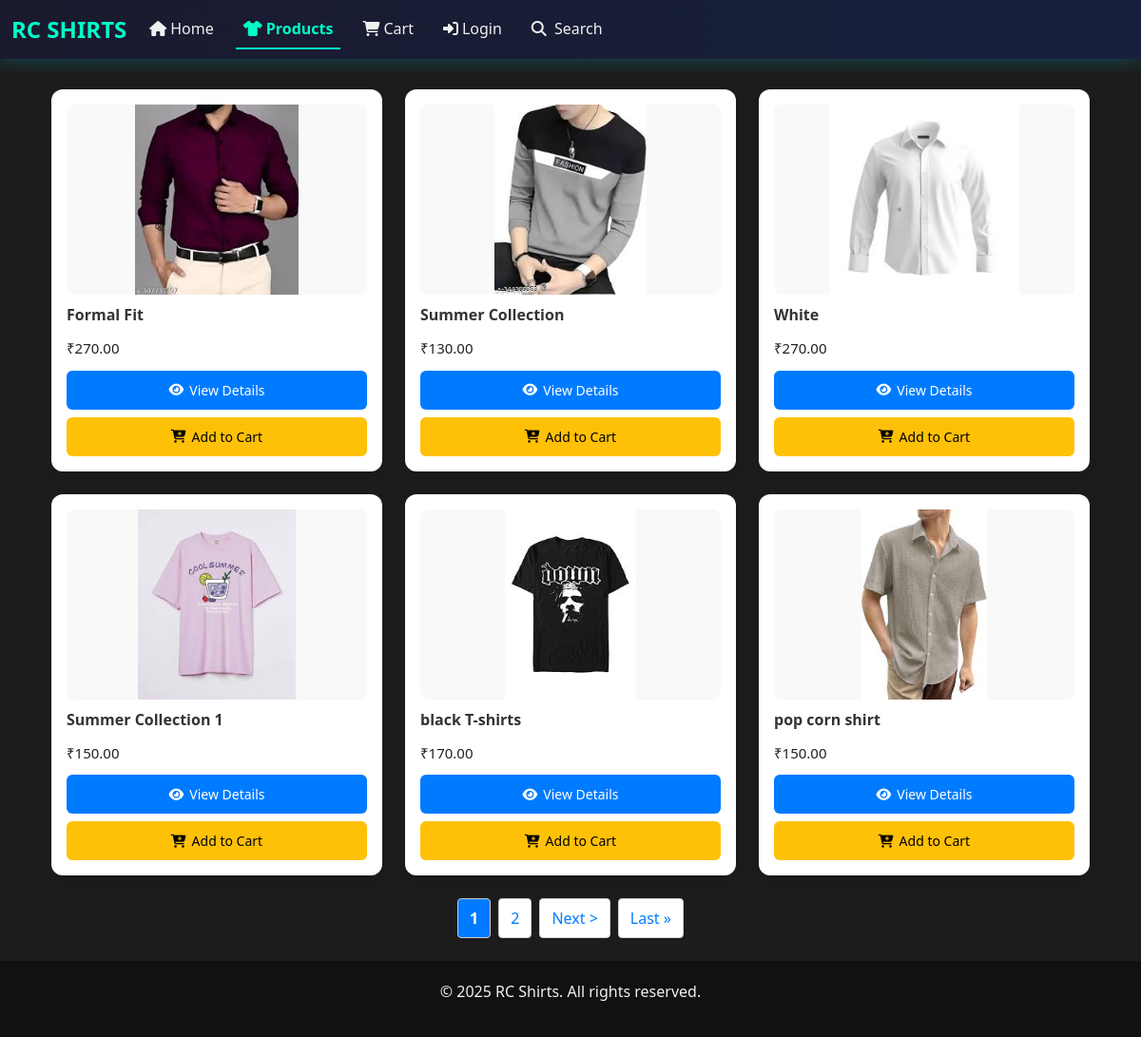
Screenshot of /products/ with the database file from the repository.
### app/models.py (models this page shows, shortened)
class Shirt(models.Model):
    category = models.ForeignKey(Category, on_delete=models.CASCADE, null=False)
    price = models.DecimalField(max_digits=10, decimal_places=2, null=False)
    brand = models.CharField(max_length=100, null=False, unique=True)
    model_name= models.CharField(max_length=100, null=False, unique=True)
    description = models.TextField(null=False)
    image = models.ImageField(upload_to='shirts/',blank=True,null=True)
    stock = models.PositiveIntegerField(default=10)
    created_at = models.DateTimeField(auto_now_add=True)
    updated_at = models.DateTimeField(auto_now=True) # ✅ New field to track inventory

### app/views.py (the view)
# urls.py: path('products/', products, name='products'),
def products(request):
    shirts_list = Shirt.objects.exclude(image='').order_by('id')  # Added order_by for consistent pagination
    paginator = Paginator(shirts_list, 6)  # 6 items per page
    page = request.GET.get('page')
    try:
        shirts = paginator.page(page)
    except PageNotAnInteger:
        shirts = paginator.page(1)
    except EmptyPage:
        shirts = paginator.page(paginator.num_pages)
    context = {'shirts': shirts}
    return render(request, 'app/products.html', context)

### app/templates/app/products.html (shortened to what this page needs)
{% extends "app/base.html" %}
{% block content %}
<link rel="stylesheet" href="https://cdnjs.cloudflare.com/ajax/libs/font-awesome/6.4.0/css/all.min.css">
<div class="container my-4">
  <div class="row g-4">
    {% for shirt in shirts %}
    <div class="col-12 col-sm-6 col-md-4">
      <div class="product-card h-100">
        <div class="product-image-container">
          <img src="{{ shirt.image.url }}" alt="{{ shirt.model_name }}">
        </div>
        <h3 class="product-title">{{ shirt.model_name }}</h3>
        <p class="product-price">₹{{ shirt.price }}</p>
        <div class="button-group">
          <a class="view-btn" href="{% url 'app:details' shirt.id %}">
            <i class="fas fa-eye"></i> View Details
          </a>
          <button class="cart-btn" onclick="addToCart('{{ shirt.id }}', '{{ shirt.model_name }}', {{ shirt.price }}, '{{ shirt.image.url }}')">
            <i class="fas fa-cart-plus"></i> Add to Cart
          </button>
        </div>
      </div>
    </div>
    {% empty %}
    <div class="text-center py-5">
      <i class="fas fa-search fa-2x mb-3 text-muted"></i>
      <h3>No products available</h3>
      <p class="text-muted">Please check back later</p>
    </div>
    {% endfor %}
  </div>
  {% if shirts.paginator.num_pages > 1 %}
  <div class="pagination-container text-center mt-4">
    <div class="pagination d-inline-flex flex-wrap gap-2">
      {% for num in shirts.paginator.page_range %}
        {% if num == shirts.number %}
          <span class="page-link current">{{ num }}</span>
        {% elif num > shirts.number|add:'-3' and num < shirts.number|add:'3' %}
          <a href="?page={{ num }}" class="page-link">{{ num }}</a>
        {% endif %}
      {% endfor %}
      {% if shirts.has_next %}
        <a href="?page={{ shirts.next_page_number }}" class="page-link">Next &gt;</a>
        <a href="?page={{ shirts.paginator.num_pages }}" class="page-link">Last &raquo;</a>
      {% endif %}
    </div>
  </div>
  {% endif %}
</div>
{% endblock %}

### app/templates/app/base.html (shortened to what this page needs)
{% load static %}
<!DOCTYPE html>
<html lang="en">
<head>
    <link href="https://cdn.jsdelivr.net/npm/bootstrap@5.3.0/dist/css/bootstrap.min.css" rel="stylesheet">
    <link rel="stylesheet" href="https://cdnjs.cloudflare.com/ajax/libs/font-awesome/6.5.0/css/all.min.css">
</head>
<body>
    <nav class="navbar navbar-expand-lg navbar-dark fixed-top">
        <div class="container-fluid">
            <a class="navbar-brand" href="{% url 'app:home' %}">RC SHIRTS</a>
            <div class="collapse navbar-collapse" id="navbarNav">
                <ul class="navbar-nav me-auto mb-2 mb-lg-0">
                    <li class="nav-item">
                        <a class="nav-link {% if request.path == '/' %}active{% endif %}" href="{% url 'app:home' %}">
                            <i class="fas fa-home me-1"></i>Home
                        </a>
                    </li>
                    <li class="nav-item">
                        <a class="nav-link {% if request.path == '/products/' %}active{% endif %}" href="{% url 'app:products' %}">
                            <i class="fas fa-tshirt me-1"></i>Products
                        </a>
                    </li>
                    <li class="nav-item position-relative">
                        <a class="nav-link {% if request.path == '/cart/' %}active{% endif %}" href="{% url 'app:cart' %}">
                            <i class="fas fa-shopping-cart me-1"></i>Cart
                        </a>
                    </li>
                    {% if not user.is_authenticated %}
                    <li class="nav-item">
                        <a class="nav-link {% if request.path == '/login/' %}active{% endif %}" href="{% url 'app:login' %}">
                            <i class="fas fa-sign-in-alt me-1"></i>Login
                        </a>
                    </li>
                    {% endif %}
                    <li class="nav-item">
                        <a class="nav-link {% if request.path == '/search/' %}active{% endif %}"
                           href="{% url 'app:search' %}"
                           title="Search Products">
                            <i class="fas fa-search me-1"></i> Search
                        </a>
                    </li>
                </ul>
                <div class="toast-container position-fixed bottom-0 end-0 p-3">
                </div>
            </div>
        </div>
    </nav>
    <div class="container mt-4">
        {% block content %}
        {% endblock %}
    </div>
    <footer class="footer">
        <div class="container">
            <p>&copy; 2025 RC Shirts. All rights reserved.</p>
        </div>
    </footer>
</body>
</html>

### app/templates/app/base.html (style rules this page uses)
:root { --primary-color: #00ffc8; --secondary-color: #ffffff; --background-color: #1c1c1c; --accent-color: #ff00ff; --light-color: #f0f0f0; }
body { background-color: var(--background-color); font-family: 'Segoe UI', Tahoma, Geneva, Verdana, sans-serif; margin: 0; padding-top: 70px; }
.navbar { background: linear-gradient(90deg, #1a1a2e 0%, #16213e 100%); box-shadow: 0 0 20px rgba(0, 204, 255, 0.3); }
.navbar-brand { color: var(--primary-color); font-weight: bold; font-size: 1.5rem; }
.nav-link { color: var(--light-color) !important; margin-right: 15px; transition: all 0.3s; }
.nav-link.active { color: var(--primary-color) !important; font-weight: bold; border-bottom: 2px solid var(--primary-color); }
.footer { color: var(--light-color); text-align: center; padding: 20px 0; background-color: #111; position: relative; bottom: 0; width: 100%; }

### app/templates/app/products.html (style rules this page uses)
.product-card { background: white; border-radius: 12px; overflow: hidden; box-shadow: 0 4px 12px rgba(0, 0, 0, 0.08); transition: transform 0.2s ease, box-shadow 0.2s ease; display: flex; flex-direction: column; padding: 16px; }
.product-image-container { height: 200px; background: #f9f9f9; display: flex; align-items: center; justify-content: center; margin-bottom: 12px; border-radius: 8px; }
.product-image-container img { max-height: 100%; max-width: 100%; object-fit: contain; }
.product-title { font-size: 16px; font-weight: 600; margin: 0 0 6px; color: #333; }
.product-price { font-size: 15px; color: #222; margin-bottom: 12px; }
.button-group { margin-top: auto; display: flex; flex-direction: column; gap: 8px; }
.view-btn, .cart-btn { padding: 10px; border-radius: 6px; font-size: 14px; display: flex; align-items: center; justify-content: center; gap: 6px; transition: background 0.3s ease; font-weight: 500; }
.view-btn { background: #007bff; color: white; text-decoration: none; }
.cart-btn { background: #ffc107; color: black; border: none; cursor: pointer; }
.pagination .page-link { padding: 8px 12px; border: 1px solid #ccc; border-radius: 4px; color: #007bff; text-decoration: none; transition: all 0.2s; }
.pagination .current { background: #007bff; color: white; font-weight: bold; }

### rows the page displays
Shirt: image (picture), model_name "Formal Fit", price "270.00"
Shirt: image (picture), model_name "Summer Collection", price "130.00"
Shirt: image (picture), model_name "White", price "270.00"
Shirt: image (picture), model_name "Summer Collection 1", price "150.00"
Shirt: image (picture), model_name "black T-shirts", price "170.00"
Shirt: image (picture), model_name "pop corn shirt", price "150.00"

### other values shown
{{ num }} "1"
{{ num }} "2"
